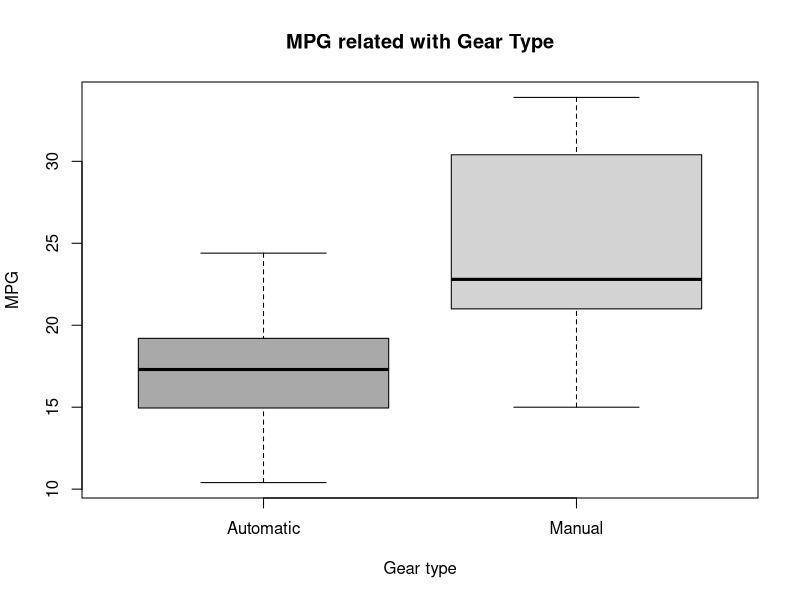

R code for this plot:
## ---- chunk 1
data(mtcars)
mtcars$am = as.factor(mtcars$am)
levels(mtcars$am) = c("Automatic", "Manual")
boxplot(mpg~am, data = mtcars,
        col = c("dark grey", "light grey"),
        xlab = "Gear type",
        ylab = "MPG",
        main = "MPG related with Gear Type")
